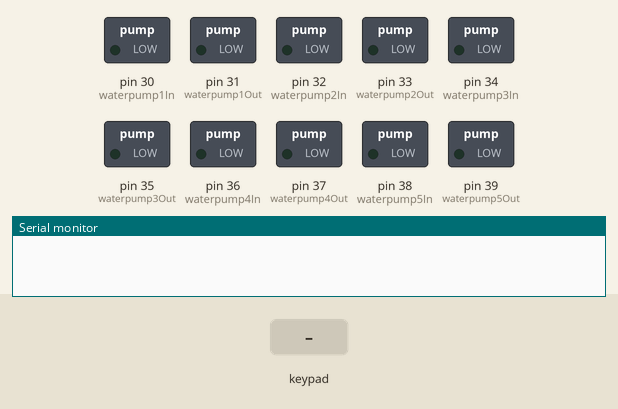
This sketch was run on a simulated Arduino Mega 2560, built with avr-gcc and run on an emulated ATmega2560. Parts: switched loads named in the sketch (green lamp = pin HIGH), the last lines printed to the serial monitor. The inputs (shaded band) are chosen by the test bench. At 16.8 s the program stops and its outputs stay as they are.

Above: at 1.2 s.
1.3 s: key '1' pressed
2.8 s: keypad keys 1 3 9 7 2 2 * pressed 0.4 s apart
At 5.7 s:
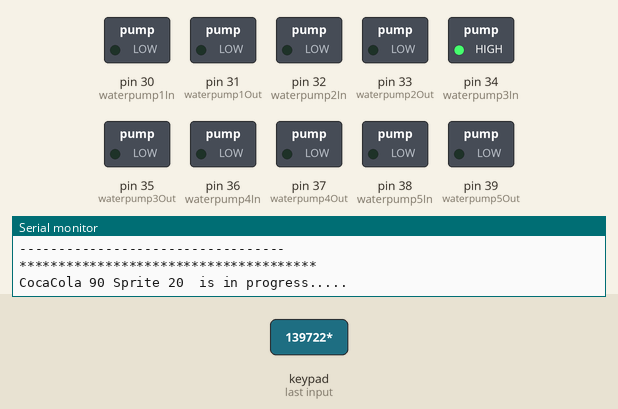
At 12.2 s:
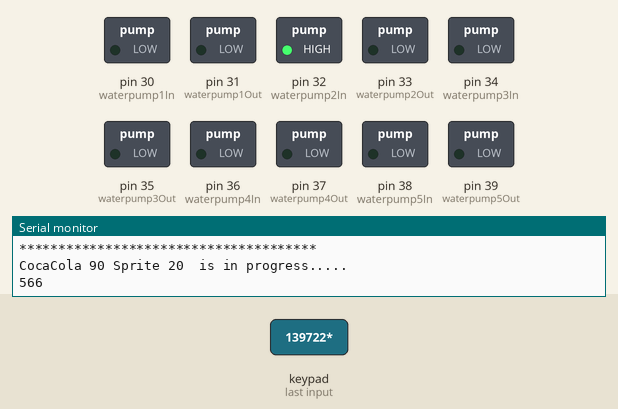
12.5 s: key '2' pressed
15.5 s: keypad keys 7 6 5 4 pressed 0.4 s apart
Timing chart, 0 to 18.3 s (numbered marks = the images above; inputs shaded):
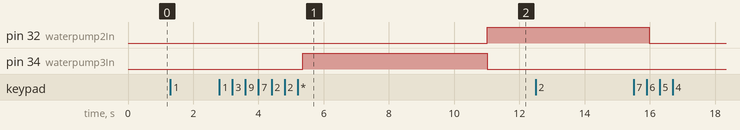

Measured:
- after the input at 2.8 s, pin 32 (waterpump2In): LOW → HIGH after 8.2 s; pin 34 (waterpump3In): LOW → HIGH after 2.6 s, → LOW 5.7 s later
- after the input at 12.5 s, every drawn part: stays the same

The sketch:

AlcoholDispenser.ino
```cpp
//https://m.blog.naver.com/dokkosam/221750933418
#include <StandardCplusplus.h>
#include <Keypad.h>
#include <vector>
#include <string>
#include <cmath>
#include <algorithm>
using namespace std;


int waterpump1In = 30;
int waterpump1Out = 31;
int waterpump2In = 32;
int waterpump2Out = 33;
int waterpump3In = 34;
int waterpump3Out = 35;
int waterpump4In = 36;
int waterpump4Out = 37;
int waterpump5In = 38;
int waterpump5Out = 39;

const byte ROWS = 4;
const byte COLS = 4;

char keys[ROWS][COLS] = {
  {'1', '2', '3', 'A'},
  {'4', '5', '6', 'B'},
  {'7', '7', '9', 'C'},
  {'*', '0', '#', 'D'}
};

byte rowPins[ROWS] = {11, 10, 9, 8};
byte colPins[COLS] = {7, 6, 5, 4};

Keypad keypad = Keypad(makeKeymap(keys), rowPins, colPins, ROWS, COLS);

String choice[5] = { "Fanta", "Sprite", "CocaCola", "Powerade", "Soju" };
int waterpumpin[5] = { 30,32, 34, 36,38};
int waterpumpout[5] = {31,33,35,37,39};
vector<pair<String, int>> mix;

char tmp;

char main_menu() {
  Serial.println("**************************************");
  Serial.println("1 : Customize your Drink!");
  Serial.println("2 : Best Customization");
  Serial.println("3 : Get some Recommendation!");
  Serial.println("4 : Exit");
  Serial.println("**************************************");
  Serial.print("Choose the menu : ");

  char ret;
  while(1){
    ret = keypad.getKey();
    if(ret)
    {
       Serial.println(ret);
       Serial.println("\n");
       break;
    }
  }


  return ret;
}

int recomm_rate() {
  Serial.println("**************************************\n");
  Serial.println("Give a score for your customized drink!\n");
  Serial.println("Score range : (0~9)\n");

  int score;
  Serial.print("Your Score : ");
  while(1){
    tmp = keypad.getKey();
    if(tmp){
      score = int(tmp) - '0';
      break;
    }
  }
  Serial.println(score);
  Serial.println("\nScore Uploaded.");
  Serial.println("**************************************\n");

  return score;
}

void first_menu() {
  String recipe_now = "";
  char input;
  int bev;
  char ml;


  while (1) {
    Serial.println("**************************************");
    Serial.println("Choose the Beverage!");
    Serial.println("1. Fanta 2. Sprite 3. Coke 4. Powerade 5. Soju");
    Serial.println("Press '*' to finish!");
    Serial.println("**************************************");
    Serial.print("Your Choice : ");

    while(1){
      input = keypad.getKey();
      if(input)
        break;
    }

    Serial.println(input);

    if (input == '*') {
      Serial.println("Finish Customizing.");
      break;
    }

    bev = int(input) - '0'; // char to int

    if (bev < 1 || bev > 5) {
      Serial.println("Error!\n");
      continue;
    }

    recipe_now += (String)choice[bev-1] + " ";

    Serial.println(choice[bev - 1]);
    Serial.print("Enter the amount of beverage for your Customization! (per 10mL) : ");

    while(1){
      ml = keypad.getKey();
      if(ml)
        break;
    }

    String tmpR = (String)ml + (String)"0 ";
    Serial.println(tmpR);

    Serial.println("\n**************************************\n");
    recipe_now += tmpR;
  }

  Serial.println("------------Your Recipe-------------\n");
  Serial.println(recipe_now);
  Serial.println("\n----------------------------------\n");

  pour_juice(recipe_now); //여기서부터 붓기 시작함

  int rate = recomm_rate();
  mix.push_back(make_pair(recipe_now, rate));
}

bool cmp(pair<String, int> a, pair<String, int> b) {
  return a.second > b.second;
}

void second_menu() {
  Serial.println("**************************************");

  sort(mix.begin(), mix.end(), cmp);

  Serial.println("Recommended Mix based on users' reviews.\n\n");

  for (int i = 0; i < mix.size(); i++)
  {
    //Serial.println(i+1 + (String)"  |  " + mix[i].first + "\n");
    Serial.print(i+1);
    Serial.print("   |   ");
    Serial.println(mix[i].first);
  }
  Serial.print("Your Choice : ");

  int input;

  while(1){
    tmp = keypad.getKey();
    if(tmp){
      input = int(tmp) - '0';
      Serial.println(tmp);
      break;
    }
  }

  Serial.println(input);

  Serial.println("\n" + mix[input-1].first + (String)" was your input.\n");

  //여기서부터 이제 붓기 시작함
  pour_juice(mix[input-1].first);

  int score = recomm_rate();
  mix[input-1].second += score;
}

void third_menu() {
  Serial.println("**************************************\n");
  Serial.println("How about these?\n");

  String good_mix[3] = { "Sprite 20 Powerade 20 Soju 40", "CocaCola 30 Soju 50", "Sprite 70 Soju 10" };

  for (int i = 0; i < 3; i++) { // 절대치긴 한데... good_mix의 배열 크기
    Serial.println(i+1 + (String)"  |  "+ good_mix[i] + "\n");//std::cout << i + 1 << "  |  " << good_mix[i] << endl << endl;
  }

  Serial.print("Your Choice : ");
  int input;

  while(1){
    tmp = keypad.getKey();
    if(tmp){
      input = int(tmp)-'0';
      break;
    }
  }

  Serial.println(input);

  //여기서부터 이제 붓기 시작함
  pour_juice(good_mix[input-1]);

  Serial.println("**************************************\n");
}

void pour_juice(String str) {
  Serial.println("**************************************\n");
  Serial.println(str + (String)" is in progress.....\n");
  String temp;
  bool check_type = 1;  // 1이면 음료수, 0이면 ml로 하자

  for (int i = 0; i < str.length(); i++) {
    int bev_type; // 음료수 종류

    if (str[i] == ' ') {

                      if (check_type == 1) {
                        // 음료수 선택하기
                        for(int i=0;i<5;i++){
                          if(temp == choice[i])
                            bev_type = i;
                        }
                      }

                      else {
                        // 그 ml만큼 부어
                        int ml = 0;

                        int unit = temp.length();
                        for (int i = 0; i < temp.length(); i++) {
                          ml += (pow(10, unit-1) * temp[i]);
                          unit--;
                        }

                        digitalWrite(waterpumpin[bev_type], HIGH);
                        digitalWrite(waterpumpout[bev_type], LOW);
                        ml = ml - 52;
                        delay(ml*10);

                        Serial.println(ml);

                        digitalWrite(waterpumpin[bev_type], LOW);
                        digitalWrite(waterpumpout[bev_type], LOW);
                      }
                      check_type = !check_type; // type 변환
                      temp = "";

    }

    else {
      temp += str[i];
    }
  }

  Serial.println("Done!\n");
}


void setup() {
  // put your setup code here, to run once:
  pinMode(waterpump1In,OUTPUT);
  pinMode(waterpump1Out,OUTPUT);
  pinMode(waterpump2In,OUTPUT);
  pinMode(waterpump2Out,OUTPUT);
  pinMode(waterpump3In,OUTPUT);
  pinMode(waterpump3Out,OUTPUT);
  pinMode(waterpump4In,OUTPUT);
  pinMode(waterpump4Out,OUTPUT);
  pinMode(waterpump5In,OUTPUT);
  pinMode(waterpump5Out,OUTPUT);

 Serial.begin(9600);
}

void loop() {
  // put your main code here, to run repeatedly:

  int checkFinish = 0;  // 종료 조건

 if(keypad.getKey())
 {
  char menu = main_menu();
  if(menu)
  {
    switch (menu) {
      case '1':
        first_menu(); // 첫 번째 메뉴 진입
        break;
      case '2':
        second_menu();  // 두 번째 메뉴 진입
        break;
      case '3':
        third_menu(); // 세 번째 메뉴 진입
        break;
      case '4':
        Serial.println("**************************************\n");
        Serial.println("Program Ended.");
        Serial.println("**************************************\n");
        checkFinish = 1;
        break;
      default:
        Serial.println("rewrite.\n\n");
    }


    if (checkFinish == 1)
      exit(0);
  }

 }
}
```
